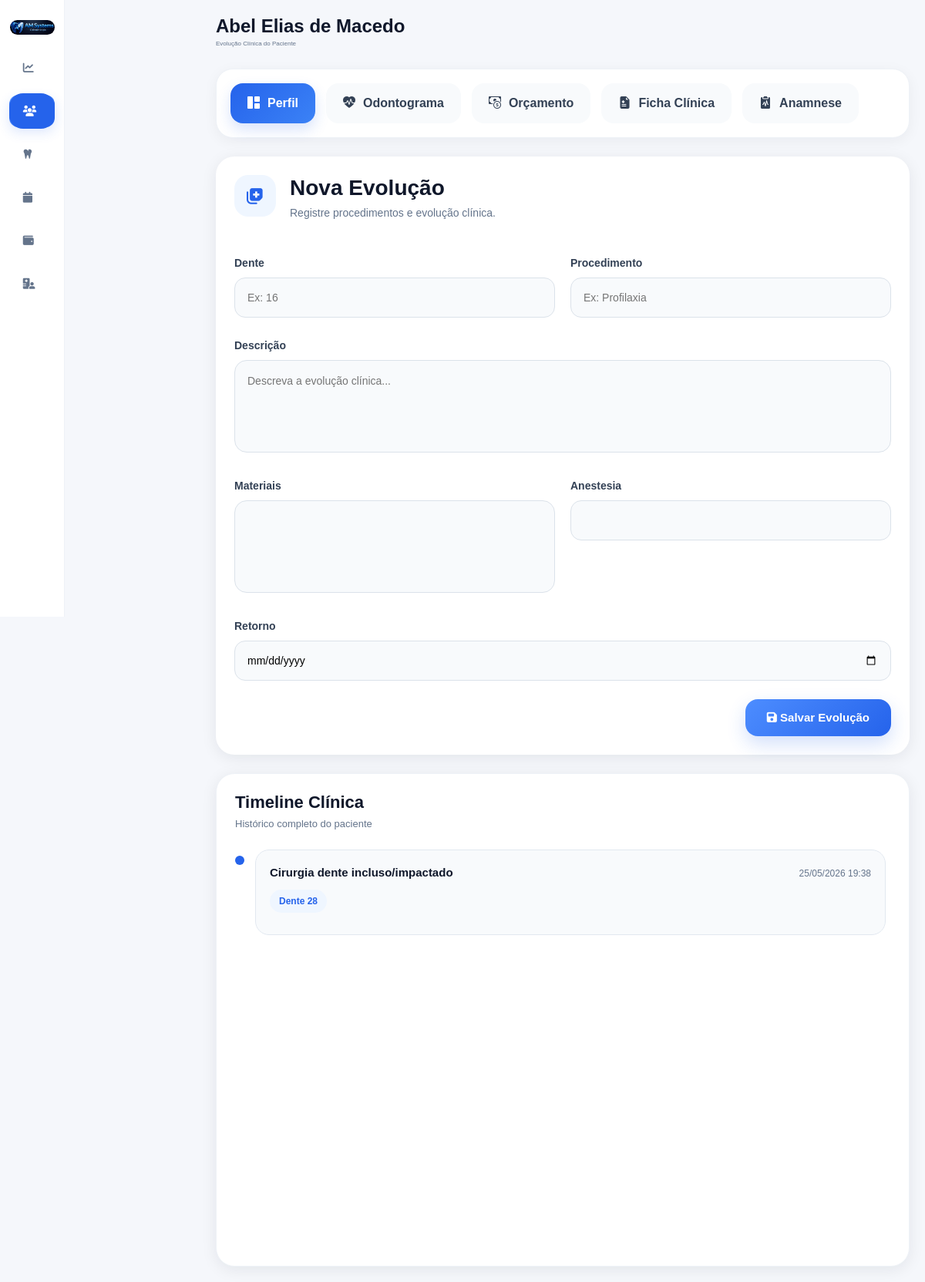
/pacientes/2/ficha-clinica/, run on an earlier commit of the app's database.
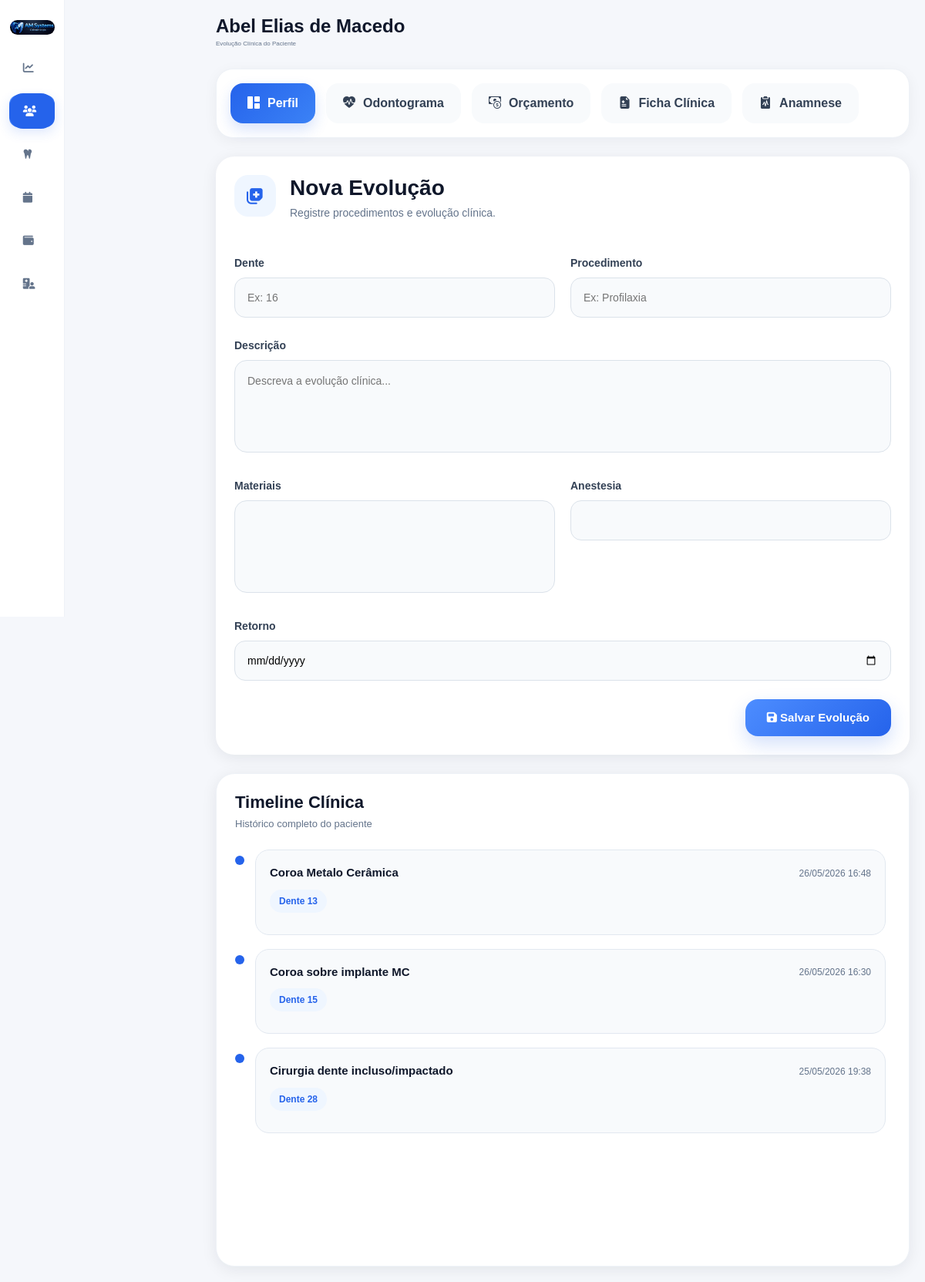
And on a later commit of the database.
### accounts/models.py (models this page shows, shortened)
class EvolucaoClinica(models.Model):
    paciente = models.ForeignKey(
        Paciente,
        on_delete=models.CASCADE,
        related_name='evolucoes'
    )
    dente = models.CharField(
        max_length=10,
        blank=True
    )
    procedimento = models.ForeignKey(
        'Procedimento',
        on_delete=models.SET_NULL,
        null=True,
        blank=True
    )
    descricao = models.TextField(
        blank=True
    )
    materiais = models.TextField(
        blank=True
    )
    anestesia = models.CharField(
        max_length=255,
        blank=True
    )
    retorno = models.DateField(
        null=True,
        blank=True
    )
    criado_em = models.DateTimeField(
        auto_now_add=True
    )

class Procedimento(models.Model):
    CATEGORIAS = [
        ('dentistica', 'Dentística'),
        ('endodontia', 'Endodontia'),
        ('periodontia', 'Periodontia'),
        ('cirurgia', 'Cirurgia'),
        ('protese', 'Prótese'),
        ('implantodontia', 'Implantodontia'),
        ('ortodontia', 'Ortodontia'),
        ('geral', 'Geral')
    ]
    TIPOS = [
        ('dente', 'Por Dente'),
        ('hemiarcada', 'Hemi-Arcada'),
        ('geral', 'Geral'),
        ('cirurgia', 'Cirurgia')
    ]
    POSICOES = [
        ('coroa', 'Coroa'),
        ('raiz', 'Raiz'),
        ('oclusal', 'Oclusal'),
        ('vestibular', 'Vestibular'),
        ('lingual', 'Lingual'),
        ('centro', 'Centro')
    ]
    STATUS = [
        ('realizar', 'A Realizar'),
        ('andamento', 'Em Andamento'),
        ('realizado', 'Realizado'),
        ('cancelado', 'Cancelado'),
        ('reavaliar', 'Reavaliar')
    ]
    nome = models.CharField(
        max_length=255
    )
    categoria = models.CharField(
        max_length=100,
        choices=CATEGORIAS,
        default='geral'
    )
    tipo = models.CharField(
        max_length=50,
        choices=TIPOS,
        default='dente'
    )
    status = models.CharField(
        max_length=30,
        choices=STATUS,
        default='realizar'
    )
    icone = models.CharField(
        max_length=100,
        blank=True,
        null=True
    )
    arquivo_icone = models.CharField(
        max_length=255,
        blank=True,
        null=True
    )
    posicao_icone = models.CharField(
        max_length=30,
        choices=POSICOES,
        default='centro'
    )
    valor_particular = models.DecimalField(
        max_digits=10,
        decimal_places=2,
        default=0
    )
    valor_convenio = models.DecimalField(
        max_digits=10,
        decimal_places=2,
        default=0
    )
    tempo_estimado = models.IntegerField(
        default=60,
        help_text='Tempo em minutos'
    )
    custo_clinico = models.DecimalField(
        max_digits=10,
        decimal_places=2,
        default=0
    )
    ativo = models.BooleanField(
        default=True
    )
    ordem = models.IntegerField(
        default=0
    )
    criado_em = models.DateTimeField(
        auto_now_add=True
    )
    class Meta:
        ordering = ['categoria', 'ordem', 'nome']
        verbose_name = 'Procedimento'
        verbose_name_plural = 'Procedimentos'
    def __str__(self):
        return self.nome

### accounts/views.py (the view, shortened to what this page needs)
def ficha_clinica(request, id):
    paciente = Paciente.objects.get(id=id)
    evolucoes = EvolucaoClinica.objects.filter(
        paciente=paciente
    ).order_by('-criado_em')
    context = {
        'paciente': paciente,
        'evolucoes': evolucoes
    }
    return render(
        request,
        'accounts/ficha_clinica.html',
        context
    )

### accounts/templates/accounts/ficha_clinica.html (shortened to what the changed rows need)
{% extends 'accounts/base.html' %}
{% load static %}
{% block content %}
<div class="page-header mb-4">
    <div>
        <h2 class="patient-name">
            {{ paciente.nome }}
        </h2>
    </div>
</div>
<div class="ficha-layout">
    <div class="timeline-card">
        <div class="timeline-body">
            {% for evolucao in evolucoes %}
            <div class="timeline-item">
                <div class="timeline-dot"></div>
                <div class="timeline-content">
                    <div class="timeline-top">
                        <strong>
                            {{ evolucao.procedimento }}
                        </strong>
                        <span>
                            {{ evolucao.criado_em|date:"d/m/Y H:i" }}
                        </span>
                    </div>
                    {% if evolucao.dente %}
                    <div class="timeline-dente">
                        Dente {{ evolucao.dente }}
                    </div>
                    {% endif %}
                </div>
            </div>
            {% empty %}
            <div class="empty-timeline">
                Nenhuma evolução clínica cadastrada.
            </div>
            {% endfor %}
        </div>
    </div>
</div>
{% endblock %}

What changed in the data, as far as the page shows it:
added EvolucaoClinica: procedimento "Coroa Metalo Cerâmica", criado_em "26/05/2026 16:48", dente "13"
added EvolucaoClinica: procedimento "Coroa sobre implante MC", criado_em "26/05/2026 16:30", dente "15"
